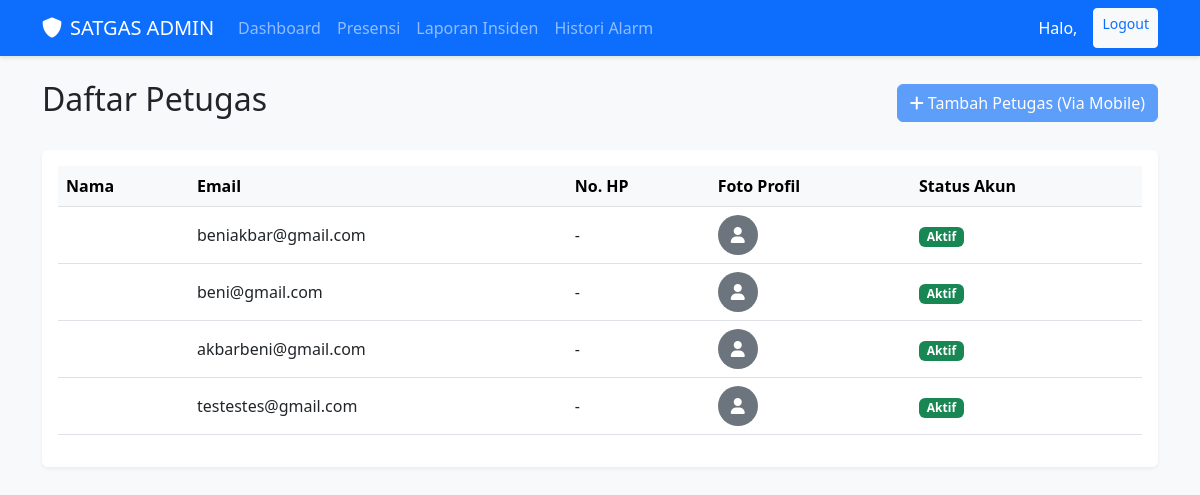
The app's page /dashboard/petugas/ (signed in), older data.
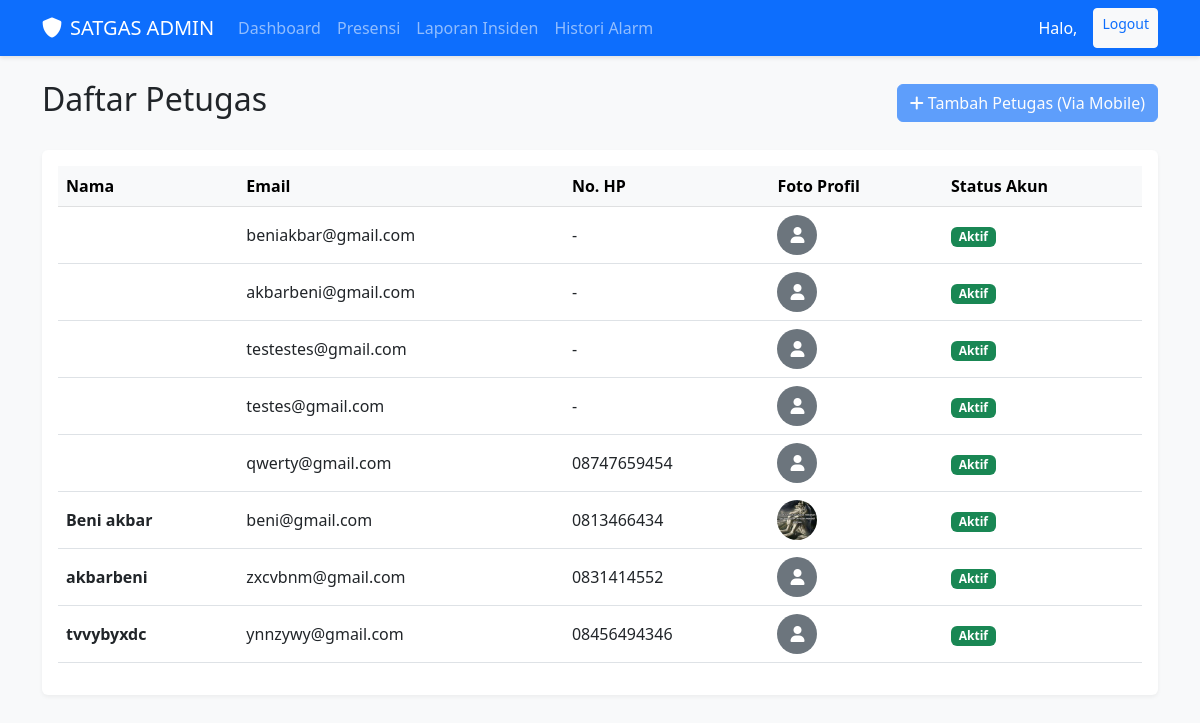
The same page, newer data.
### core/models.py (models this page shows, shortened)
class User(AbstractUser):
    username = None
    email = models.EmailField(unique=True)
    phone_number = models.CharField(max_length=15, blank=True, null=True)
    profile_picture = models.ImageField(upload_to=user_directory_path, blank=True, null=True)
    is_admin = models.BooleanField(default=False)
    is_petugas = models.BooleanField(default=True)
    USERNAME_FIELD = 'email'
    REQUIRED_FIELDS = []
    objects = UserManager()

### core/web_views.py (the view)
# urls.py: path('dashboard/petugas/', WebPetugasListView.as_view(), name='web-petugas-list'),
class WebPetugasListView(LoginRequiredMixin, AdminRequiredMixin, ListView):
    model = User
    template_name = 'core/petugas_list.html'
    context_object_name = 'petugas_list'
    paginate_by = 20
    def get_queryset(self):
        return User.objects.filter(is_petugas=True).order_by('first_name')

### core/web_views.py (called while the page is built)
    def test_func(self):
        return self.request.user.is_authenticated and self.request.user.is_admin

### core/templates/core/petugas_list.html
{% extends 'core/base.html' %}
{% block content %}
<div class="d-flex justify-content-between align-items-center mb-4">
    <h2>Daftar Petugas</h2>
    <button class="btn btn-primary disabled"><i class="fas fa-plus"></i> Tambah Petugas (Via Mobile)</button>
</div>
<div class="card">
    <div class="card-body">
        <div class="table-responsive">
            <table class="table table-hover align-middle">
                <thead class="table-light">
                    <tr>
                        <th>Nama</th>
                        <th>Email</th>
                        <th>No. HP</th>
                        <th>Foto Profil</th>
                        <th>Status Akun</th>
                    </tr>
                </thead>
                <tbody>
                    {% for petugas in petugas_list %}
                    <tr>
                        <td class="fw-bold">{{ petugas.first_name }} {{ petugas.last_name }}</td>
                        <td>{{ petugas.email }}</td>
                        <td>{{ petugas.phone_number|default:"-" }}</td>
                        <td>
                            {% if petugas.profile_picture %}
                            <img src="{{ petugas.profile_picture.url }}" class="rounded-circle" width="40" height="40" style="object-fit: cover;">
                            {% else %}
                            <div class="rounded-circle bg-secondary text-white d-flex align-items-center justify-content-center" style="width: 40px; height: 40px;">
                                <i class="fas fa-user"></i>
                            </div>
                            {% endif %}
                        </td>
                        <td>
                            {% if petugas.is_active %}
                            <span class="badge bg-success">Aktif</span>
                            {% else %}
                            <span class="badge bg-danger">Non-Aktif</span>
                            {% endif %}
                        </td>
                    </tr>
                    {% empty %}
                    <tr>
                        <td colspan="5" class="text-center text-muted py-4">Belum ada petugas terdaftar.</td>
                    </tr>
                    {% endfor %}
                </tbody>
            </table>
        </div>
    </div>
</div>
{% endblock %}

Row changes from the older to the newer data that the page shows:
added User: email "testes@gmail.com", phone_number "-", is_active "Aktif"
added User: email "qwerty@gmail.com", phone_number "08747659454", is_active "Aktif"
changed User "beni@gmail.com": first_name (not shown) → "Beni"; last_name (not shown) → "akbar"; phone_number "-" → "0813466434"; profile_picture: picture added; moves down the list
added User: first_name "akbarbeni", email "zxcvbnm@gmail.com", phone_number "0831414552", is_active "Aktif"
added User: first_name "tvvybyxdc", email "ynnzywy@gmail.com", phone_number "08456494346", is_active "Aktif"
